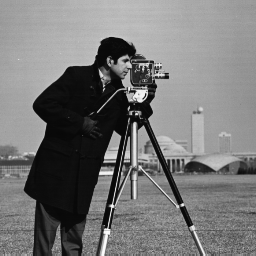
%> input picture Infocom15/bcs_vb/cameraman.pgm, 256 x 256 px
$ octave demo_BCSvb_2d.m   (GNU Octave 9; MATLAB toolbox functions it lacks are replaced by stand-ins)
%> lines starting %> are read from the running program, lines starting %| are printed output that depends on the picture
### Infocom15/bcs_vb/BCSvb.m
function [theta, posterior, bound]=BCSvb(Phi, v, hyperpara, niter, tol, plotflag)
%BCSvb: Bayesian CS inversion implemented by variational Bayes.
%USAGE: [theta, posterior, bound]=BCSvb(Phi, v, hyperpara, niter, tol, plotflag)
%INPUT (number in [] means default value):
%   Phi: N x M, CS projection matrix
%   v: N x 1, CS observation
%   hyperpara: VB hyperparameters
%       hyperpara.a0: scalar, hyperparameter 1 for noise precision [1e-6]
%       hyperpara.b0: scalar, hyperparameter 2 for noise precision [1e-6]
%       hyperpara.c0: scalar, hyperparameter 1 for non-zero coefficients precision [1e-6]
%       hyperpara.d0: scalar, hyperparameter 2 for non-zero coefficients precision [1e-6]
%   niter: scalar, maximum number of VB iterations [100]
%   tol: scalar, tolarance of relative change of VB lower bound for two consecutive steps [1e-4]
%   plotflag: indicator, one means plotting result for each iteration, zero means no plot [0]
%OUTPUT:
%   theta: M x 1, mean of reconstructed signal
%   posterior: hyperparameter for posterior distribution
%       posterior.MUtheta: M x 1, mean of inverted theta
%       posterior.VARtheta_diag: M x 1, variance of inverted theta (for each coefficient)
%       posterior.a: scalar, posterior hyperparameter 1 for noise precision
%       posterior.b: scalar, posterior hyperparameter 2 for noise precision
%       posterior.c: M x 1, posterior hyperparameter 1 for coefficient precision
%       posterior.d: M x 1, posterior hyperparameter 2 for coefficient precision
%   bound: 1 x (number of VB iterations), VB lower bound for each iteration

%--------------------------------------------------------------------------
% References:
% S.Ji, Y.Xue and L.Carin, "Bayesian Compressive Sesning" (2007).
% L.He and L.Carin, "Exploiting Structure in Wavelet-Based Bayesian Compressive Sensing" (2008)
%
% Lihan He, ECE, Duke University
% Created: Nov. 21, 2008
% Last change: Mar. 3, 2009, allowing [] for input arguments (using default value)
%--------------------------------------------------------------------------

% ---------------------
% check input arguments
% ---------------------

if nargin<6, plotflag=0; end
if nargin<5, tol=1e-4; end
if nargin<4, niter=100; end
if nargin<3
    hyperpara.a0=1e-6;
    hyperpara.b0=1e-6;
    hyperpara.c0=1e-6;
    hyperpara.d0=1e-6;
end

if isempty(hyperpara)
    hyperpara.a0=1e-6;
    hyperpara.b0=1e-6;
    hyperpara.c0=1e-6;
    hyperpara.d0=1e-6;
end
if isempty(niter), niter=100; end
if isempty(tol), tol=1e-4; end
if isempty(plotflag), plotflag=0; end

a0=hyperpara.a0;
b0=hyperpara.b0;
c0=hyperpara.c0;
d0=hyperpara.d0;

[N,M] = size(Phi);  % N - number of CS measurements; M - sparse signal length

% --------------
% Initialization
% --------------

MUtheta=zeros(M,1);
VARtheta_diag=d0/c0*ones(M,1);

c=c0*ones(M,1);
d=d0*ones(M,1);

a=a0;
b=b0;

%---------------
% precomputation
%---------------
Phiv=Phi'*v;

% ------------
% VB iteration
% ------------

iter=0;
curr_lb=2*tol+1;
last_lb=1;
while iter<niter & abs((curr_lb-last_lb)/last_lb)>tol

    iter=iter+1;

    % (1) alpha
    c=c0+0.5;
    d=d0+0.5*(VARtheta_diag+MUtheta.^2);

    % (2) theta
    invA=d./c;
    CC=Phi.*repmat(invA',[N,1]);
    DD=inv(eye(N)*b/a+CC*Phi');
    MUtheta=a/b*(invA.*Phiv-CC'*(DD*(CC*Phiv)));
    VARtheta_diag=invA-sum((DD*CC).*CC,1)';   % Minhua's

    % (3) alpha0
    alpha0inv=b/a;
    res=alpha0inv*(DD*v);
    tmp=N*alpha0inv-alpha0inv*alpha0inv*sum(diag(DD));
    a=a0+0.5*N;
    b=b0+0.5*(res'*res+tmp);

    % lower bound
    J1=-N/2*log(2*pi)+N/2*(psi(a)-log(b))-(a/b)*(b-b0);
    J2=-M/2*log(2*pi)+0.5*sum(psi(c)-log(d)-(c./d).*(VARtheta_diag+MUtheta.^2),1);
    [LL,UU]=lu(DD);
    logdetVARtheta=real(sum(log(diag(UU)),1))+sum(log(invA),1)+N*log(b/a);
    J3=M/2*(log(2*pi)+1)+0.5*logdetVARtheta;
    J4=-(a*log(b)-a0*log(b0)-gammaln(a)+gammaln(a0)+(a-a0)*(psi(a)-log(b))-a*(1-b0/b));
    J5=-sum(c.*log(d)-c0.*log(d0)-gammaln(c)+gammaln(c0)+(c-c0).*(psi(c)-log(d))-c.*(1-d0./d),1);
    J=J1+J2+J3+J4+J5;
    bound(iter)=J;
    last_lb=curr_lb;
    curr_lb=J;

    fprintf('Iteration %d: VB lower bound = %f.\n',iter,bound(iter));

    % plot
    if plotflag
        figure(1000), plot(MUtheta,'.'); axis([0,M+1,1.1*min(MUtheta),1.1*max(MUtheta)]);
        xlabel('Coefficient Index'); ylabel('Coefficient Value')
        title(['Iteration',int2str(iter),':  mean inverted signal']);
        pause(0.001);
    end

end

% ---------------
% Result & output
% ---------------

theta=MUtheta;

posterior.MUtheta=MUtheta;
posterior.VARtheta_diag=VARtheta_diag;
posterior.a=a;
posterior.b=b;
posterior.c=c;
posterior.d=d;

### Infocom15/bcs_vb/demo_BCSvb_2d.m
% Demo for BCSvb on 2-dimensional 128 x 128 signal
% Source for the original image "cameraman": http://decsai.ugr.es/cvg/dbimagenes/
% Lihan He, Mar. 3, 2009

%----------------
% Generate signal
%----------------

% Load original image -- image0
% image0: original 2-d image, cut from "cameraman" with rows 21:148 and columns 71:198
I=imread('cameraman.pgm');
%> I is the input picture: size 256x256 uint8; min 7, max 253, mean 118.7
I=double(I);
%> I: size 256x256 double
image0=I(21:148,71:198);
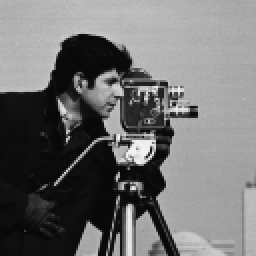
%> image0: size 128x128 double (shown 2 times larger); min 8, max 244, mean 111.9

% 2D wavelet transformation and sparse signal -- theta0
DecLevel=4;
WaveletName='db1';
[C0, S0] = wavedec2(image0, DecLevel, WaveletName);
%> S0 = [8 8; 8 8; 16 16; 32 32; 64 64; 128 128]
theta0=C0(:);

%----------------------------------
% Projection matrix and observation
%----------------------------------

% Generate projection matrix Phi, N x M matrix
N = 5000;    % number of CS measurements
M = length(theta0);
%> M = 16384
Phi = randn(N,M);
Phi = Phi./repmat(sqrt(sum(Phi.^2,1)),[N,1]);

% CS observations
v = Phi*theta0;
%> v = 5000 values, max 849.1 at index 237, min -894.4 at index 4074, mean -4.67

%----------------------
% CS inversion by BCSvb
%----------------------

theta = BCSvb(Phi, v);
%> (the run ends here)
